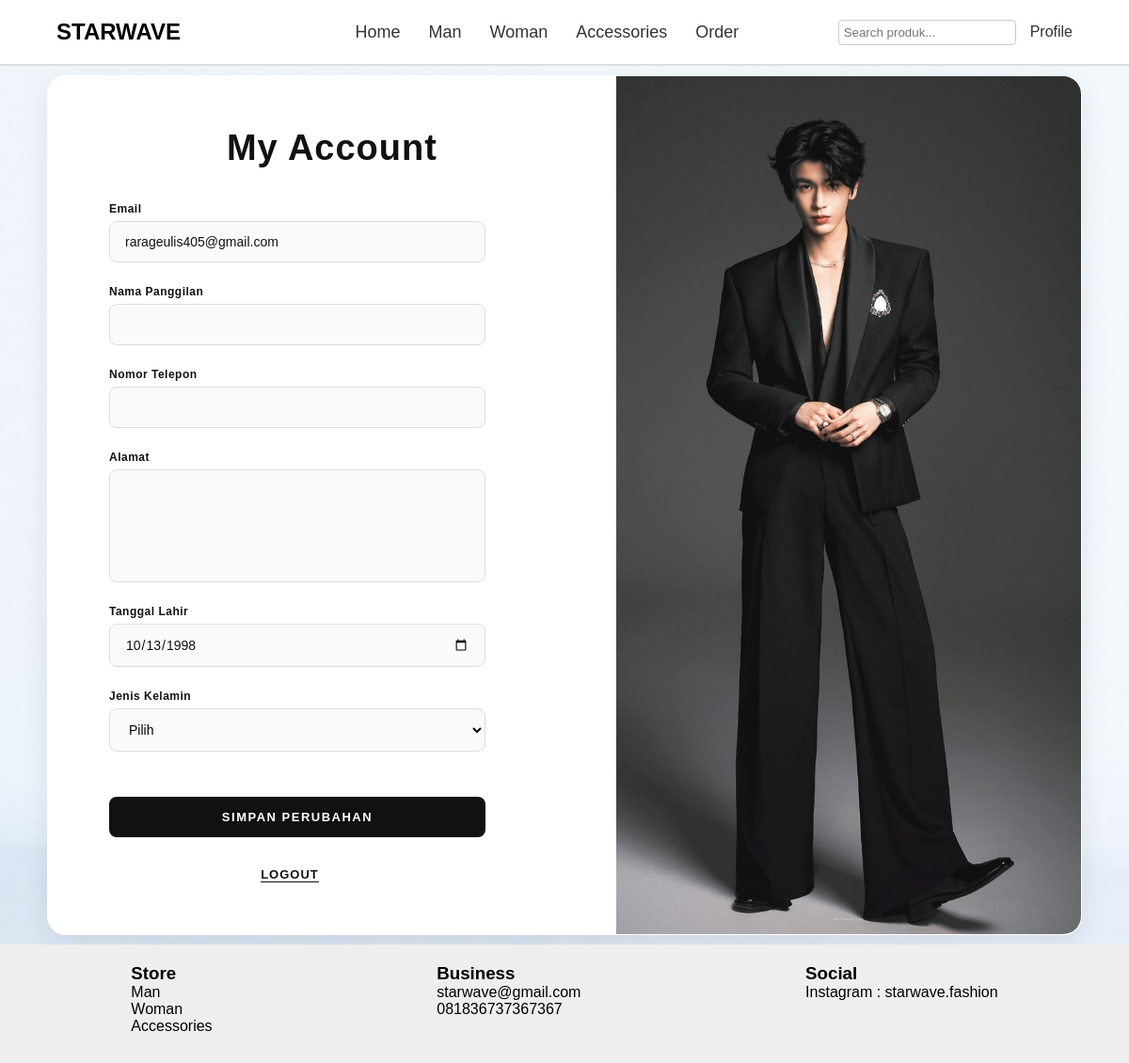
Page /profile.php (signed in) on the earlier database version.
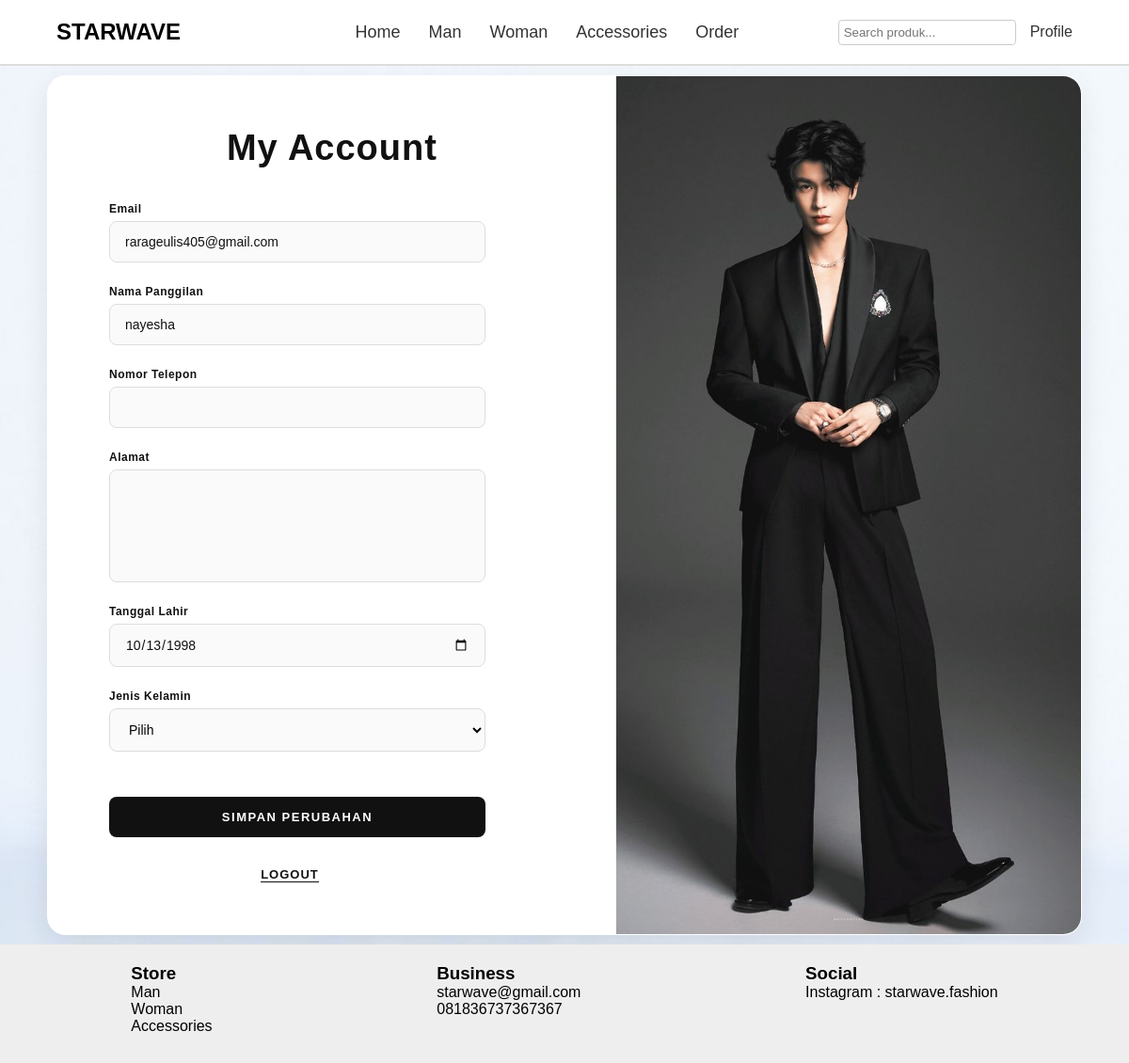
Same page on the later database version.
### tables this page shows
CREATE TABLE `users` (
  `id_user` int(11) NOT NULL,
  `email` varchar(100) DEFAULT NULL,
  `password` varchar(100) DEFAULT NULL,
  `tanggal_lahir` date DEFAULT NULL,
  `nama_panggilan` varchar(100) DEFAULT NULL,
  `no_telepon` varchar(20) DEFAULT NULL,
  `alamat` text DEFAULT NULL,
  `jenis_kelamin` varchar(20) DEFAULT NULL
);

### profile.php (the view, shortened to what this page needs)
<?php
include('config/koneksi.php');
$email = $_SESSION['user'];
$stmt = mysqli_prepare($conn, "SELECT * FROM users WHERE email = ?");
mysqli_stmt_bind_param($stmt, "s", $email);
mysqli_stmt_execute($stmt);
$result = mysqli_stmt_get_result($stmt);
$user = mysqli_fetch_assoc($result);
?>
<!DOCTYPE html>
<html lang="id">
<head>
    <link rel="stylesheet" href="style.css">
    <link rel="stylesheet" href="masuk/masuk.css">
</head>
<header>
    <nav>
        <h1>STARWAVE</h1>
        <ul>
            <li><a href="index.php">Home</a></li>
            <li><a href="man.php">Man</a></li>
            <li><a href="woman.php">Woman</a></li>
            <li><a href="accessories.php">Accessories</a></li>
            <li><a href="order.php">Order</a></li>
        </ul>
        <form action="search.php" method="GET" style="display:inline;">
            <input type="text" name="q" placeholder="Search produk..." style="padding:5px;">
        </form>
        <?php if (isset($_SESSION['user'])): ?>
            <a href="profile.php" style="margin-left:15px; text-decoration:none; color:#333;" class="active">Profile</a>
        <?php else: ?>
            <a href="masuk/login.php" style="margin-left:15px; text-decoration:none; color:#333;">Login</a>
        <?php endif; ?>
    </nav>
</header>
<body>
<div class="login-page">
    <div class="login-container account-layout">
        <div class="account-left">
            <h2>My Account</h2>
            <form action="" method="POST">
                <div class="form-group">
                    <label>Email</label>
                    <input type="email" value="<?= htmlspecialchars($user['email']) ?>" disabled>
                </div>
                <div class="form-group">
                    <label>Nama Panggilan</label>
                    <input type="text" name="nama_panggilan" value="<?= htmlspecialchars($user['nama_panggilan'] ?? '') ?>">
                </div>
                <div class="form-group">
                    <label>Nomor Telepon</label>
                    <input type="text" name="no_telepon" value="<?= htmlspecialchars($user['no_telepon'] ?? '') ?>">
                </div>
                <div class="form-group">
                    <label>Alamat</label>
                    <textarea name="alamat"><?= htmlspecialchars($user['alamat'] ?? '') ?></textarea>
                </div>
                <div class="form-group">
                    <label>Tanggal Lahir</label>
                    <input type="date" name="tanggal_lahir" value="<?= htmlspecialchars($user['tanggal_lahir'] ?? '') ?>">
                </div>
                <div class="form-group">
                    <label>Jenis Kelamin</label>
                    <select name="jenis_kelamin">
                        <option value="">Pilih</option>
                    </select>
                </div>
                <button type="submit" name="update_profile">Simpan Perubahan</button>
            </form>
            <div class="logout">
                <a href="masuk/logout.php">LOGOUT</a>
            </div>
        </div>
        <div class="account-right">
            <img src="asset/model login.jpg" alt="Fashion Model">
        </div>
    </div>
</div>
<footer>
    <div class="footer-box">
        <div><h3>Store</h3><p>Man</p><p>Woman</p><p>Accessories</p></div>
        <div><h3>Business</h3><p>starwave@gmail.com</p><p>081836737367367</p></div>
        <div><h3>Social</h3><p>Instagram : starwave.fashion</p></div>
    </div>
</footer>
</body>
</html>

Differences in the rows shown:
changed users "rarageulis405@gmail.com": nama_panggilan (not shown) → "nayesha"
